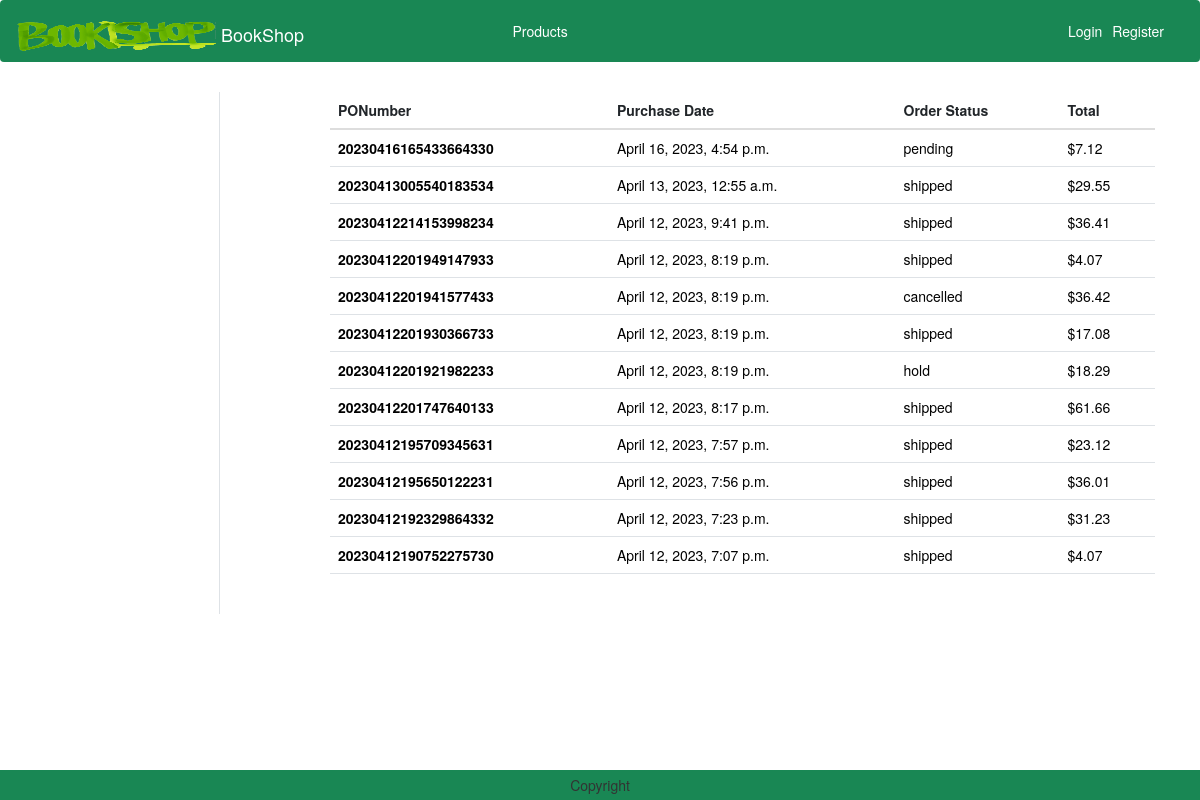
The page /orders/?filter=allVendor on the database as committed earlier.
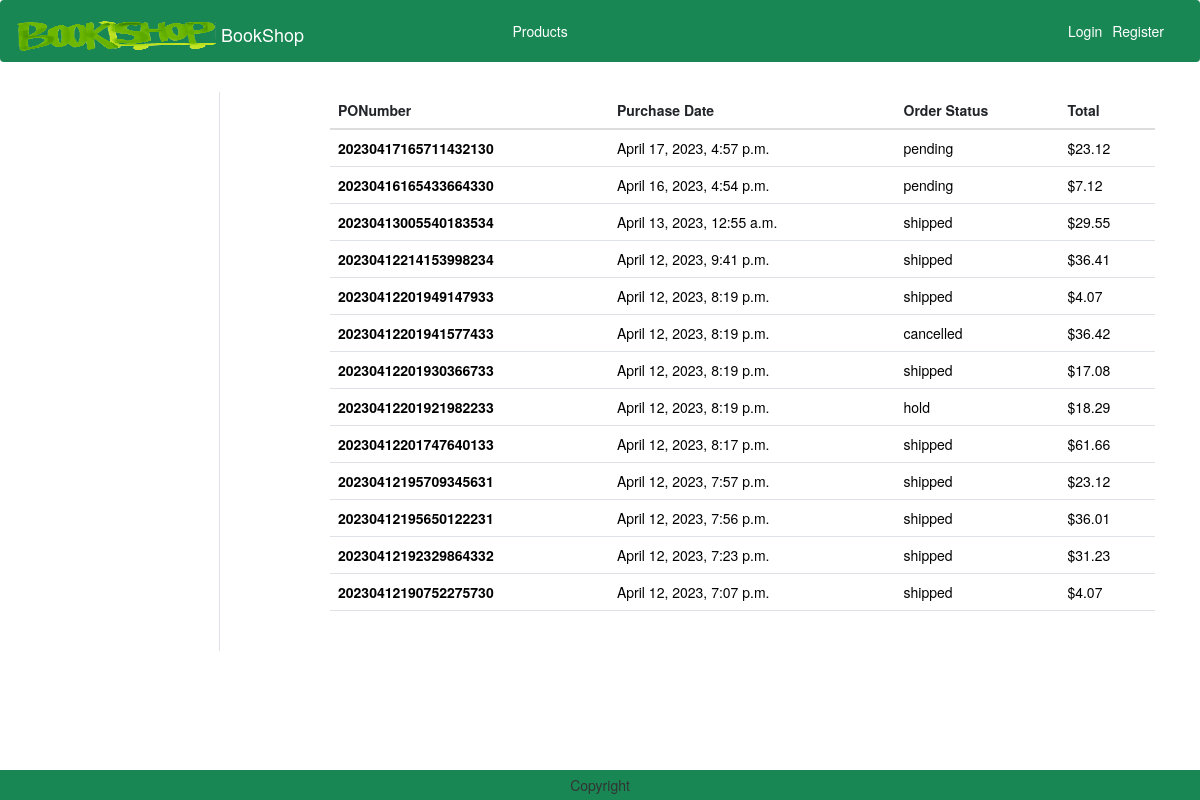
The same page on the database as committed later.
### order/models.py (models this page shows)
class Order(models.Model):
    PONumber = models.CharField(max_length=30, primary_key=True)
    purchaseDate = models.DateTimeField(default=datetime.now)
    status = models.CharField(default=ORDER_STATUS_CHOICES[0][0], choices=ORDER_STATUS_CHOICES, max_length=20)
    user = models.ForeignKey(User,on_delete=models.CASCADE)
    shipmentDate = models.DateTimeField(null=True)
    cancelDate = models.DateTimeField(null=True)
    vendor = models.ForeignKey('vendors.Vendor',on_delete=models.CASCADE, default=4)
    customer = models.ForeignKey('customers.Customer',on_delete=models.CASCADE)

### order/views.py (the view)
# urls.py: path('orders/', views.OrdersView.as_view(), name="orders"),
class OrdersView(View):
    def get(self, request):
        user = request.user
        filter = request.GET.get('filter')
        if filter == 'current':
            orders = Order.objects.filter(Q(user=user) & (Q(status="pending") | Q(status="hold"))).order_by('-purchaseDate')
        elif filter == 'past':
            orders = Order.objects.filter(Q(user=user) & (Q(status="shipped") | Q(status="cancelled"))).order_by('-purchaseDate')
        elif filter == 'pending':
            orders = Order.objects.filter(status="pending").order_by('-purchaseDate')
        elif filter == 'hold':
            orders = Order.objects.filter(status="hold").order_by('-purchaseDate')
        elif filter == 'pastOrders':
            orders = Order.objects.filter(Q(status="shipped") | Q(status="cancelled")).order_by('-purchaseDate')
        elif filter == 'allVendor':
            orders = Order.objects.all().order_by('-purchaseDate')
        else:
            filter == 'all'
            orders = Order.objects.filter(user=user).order_by('-purchaseDate')
        total = []
        for o in orders:
            PONumber = o.PONumber
            order = Order.objects.get(PONumber=PONumber)
            orderitems = OrderItem.objects.filter(order=order)
            sum = 0
            for oi in orderitems:
                sum = sum + oi.price
            total.append(sum)
        orderZip = zip(orders,total)
        context = {
           'orderZip': orderZip,
           'orders': orders,
           'filter': filter,
        }
        return render(request, 'orders.html', context)

### templates/orders.html (shortened to what this page needs)
{% extends 'base.html' %}
{% load static %}
{% block main-content %}
<div class="container my-5">
    <div class="row">
        <div class="col-sm-2 border-end">
        </div>
        <div class="col-sm-9 offset-sm-1">
            {% if orders %}
                <div class="acss">
                    <table class="table">
                        <thead>
                            <tr>
                            <th scope="col">PONumber</th>
                            <th scope="col">Purchase Date</th>
                            <th scope="col">Order Status</th>
                            <th scope="col">Total</th>
                            </tr>
                        </thead>
                        <tbody>
                            {% for order,total in orderZip %}
                            <tr>
                                <th scope="row"><a href="{% url 'order:order_detail' order.PONumber  %}" style="text-decoration:none; color:black">{{order.PONumber}}</a></th>
                                <td><a href="{% url 'order:order_detail' order.PONumber  %}" style="text-decoration:none; color:black">{{order.purchaseDate}}</a></td>
                                <td><a href="{% url 'order:order_detail' order.PONumber  %}" style="text-decoration:none; color:black">{{order.status}}</a></td>
                                <td><a href="{% url 'order:order_detail' order.PONumber  %}" style="text-decoration:none; color:black">${{total}}</a></td>
                            </tr>
                            {% endfor %}
                        </tbody>
                    </table>
                        <br>
                </div>
            {% else %}
                <h1 class="text-center mb-5">Orders are empty.</h1>
            {% endif %}
        </div>
    </div>
</div>
{% endblock main-content %}

Rows that differ between the two databases and show on the page:
added Order: PONumber "20230417165711432130", purchaseDate "April 17, 2023, 4:57 p.m.", status "pending", total "23.12"
